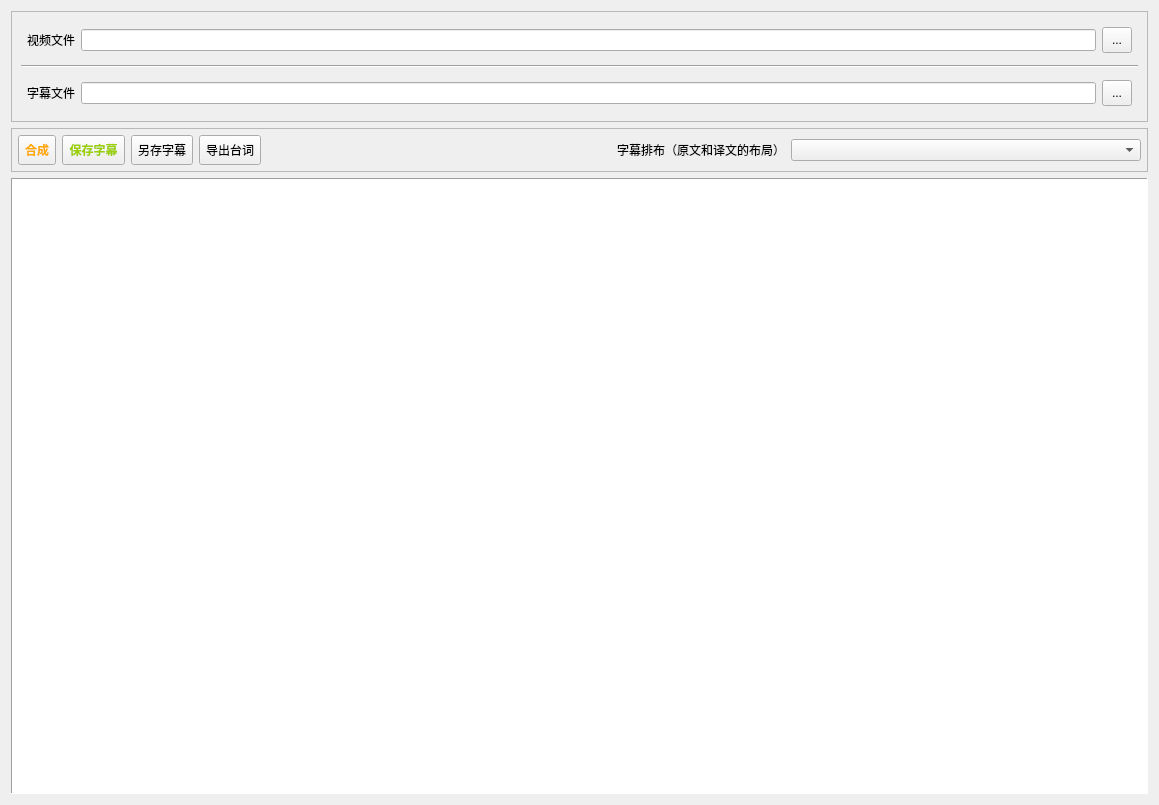
<?xml version="1.0" encoding="UTF-8"?>
<ui version="4.0">
 <class>dlgSubtitleEmbed</class>
 <widget class="QDialog" name="dlgSubtitleEmbed">
  <property name="geometry">
   <rect>
    <x>0</x>
    <y>0</y>
    <width>1159</width>
    <height>805</height>
   </rect>
  </property>
  <property name="windowTitle">
   <string>字幕合成器</string>
  </property>
  <property name="layoutDirection">
   <enum>Qt::LeftToRight</enum>
  </property>
  <layout class="QVBoxLayout" name="verticalLayout_2">
   <item>
    <widget class="QFrame" name="frame">
     <property name="frameShape">
      <enum>QFrame::StyledPanel</enum>
     </property>
     <property name="frameShadow">
      <enum>QFrame::Plain</enum>
     </property>
     <layout class="QVBoxLayout" name="verticalLayout">
      <item>
       <widget class="QFrame" name="freVideo">
        <layout class="QHBoxLayout" name="hlytVideo" stretch="0,0,0">
         <property name="leftMargin">
          <number>6</number>
         </property>
         <property name="topMargin">
          <number>6</number>
         </property>
         <property name="rightMargin">
          <number>6</number>
         </property>
         <property name="bottomMargin">
          <number>6</number>
         </property>
         <item>
          <widget class="QLabel" name="lblVideoFile">
           <property name="text">
            <string>视频文件</string>
           </property>
          </widget>
         </item>
         <item>
          <widget class="QLineEdit" name="edtVideoFile">
           <property name="readOnly">
            <bool>true</bool>
           </property>
          </widget>
         </item>
         <item>
          <widget class="QToolButton" name="btnVideoFile">
           <property name="minimumSize">
            <size>
             <width>30</width>
             <height>26</height>
            </size>
           </property>
           <property name="text">
            <string>...</string>
           </property>
          </widget>
         </item>
        </layout>
       </widget>
      </item>
      <item>
       <widget class="Line" name="line">
        <property name="orientation">
         <enum>Qt::Horizontal</enum>
        </property>
       </widget>
      </item>
      <item>
       <widget class="QFrame" name="freSubtitle">
        <layout class="QHBoxLayout" name="hlytSubtitle" stretch="0,0,0">
         <property name="leftMargin">
          <number>6</number>
         </property>
         <property name="topMargin">
          <number>6</number>
         </property>
         <property name="rightMargin">
          <number>6</number>
         </property>
         <property name="bottomMargin">
          <number>6</number>
         </property>
         <item>
          <widget class="QLabel" name="lblSubtitleFile">
           <property name="text">
            <string>字幕文件</string>
           </property>
          </widget>
         </item>
         <item>
          <widget class="QLineEdit" name="edtSubtitleFile">
           <property name="readOnly">
            <bool>true</bool>
           </property>
          </widget>
         </item>
         <item>
          <widget class="QToolButton" name="btnSubtitleFile">
           <property name="minimumSize">
            <size>
             <width>30</width>
             <height>26</height>
            </size>
           </property>
           <property name="text">
            <string>...</string>
           </property>
          </widget>
         </item>
        </layout>
       </widget>
      </item>
     </layout>
    </widget>
   </item>
   <item>
    <widget class="QFrame" name="freTools">
     <property name="frameShape">
      <enum>QFrame::StyledPanel</enum>
     </property>
     <property name="midLineWidth">
      <number>1</number>
     </property>
     <layout class="QHBoxLayout" name="hlytTool" stretch="0,0,0,0,1,0,1">
      <property name="sizeConstraint">
       <enum>QLayout::SetDefaultConstraint</enum>
      </property>
      <property name="leftMargin">
       <number>6</number>
      </property>
      <property name="topMargin">
       <number>6</number>
      </property>
      <property name="rightMargin">
       <number>6</number>
      </property>
      <property name="bottomMargin">
       <number>6</number>
      </property>
      <item>
       <widget class="QToolButton" name="btnRun">
        <property name="sizePolicy">
         <sizepolicy hsizetype="Fixed" vsizetype="Fixed">
          <horstretch>0</horstretch>
          <verstretch>0</verstretch>
         </sizepolicy>
        </property>
        <property name="minimumSize">
         <size>
          <width>0</width>
          <height>30</height>
         </size>
        </property>
        <property name="font">
         <font>
          <family>宋体</family>
          <pointsize>9</pointsize>
          <bold>true</bold>
         </font>
        </property>
        <property name="toolTipDuration">
         <number>-1</number>
        </property>
        <property name="layoutDirection">
         <enum>Qt::LeftToRight</enum>
        </property>
        <property name="styleSheet">
         <string notr="true">color: rgb(255, 170, 0)</string>
        </property>
        <property name="text">
         <string>合成</string>
        </property>
        <property name="icon">
         <iconset>
          <normaloff>../../resources/images/icons/启动.png</normaloff>../../resources/images/icons/启动.png</iconset>
        </property>
        <property name="autoRepeatInterval">
         <number>100</number>
        </property>
        <property name="popupMode">
         <enum>QToolButton::DelayedPopup</enum>
        </property>
        <property name="toolButtonStyle">
         <enum>Qt::ToolButtonTextBesideIcon</enum>
        </property>
        <property name="autoRaise">
         <bool>false</bool>
        </property>
        <property name="arrowType">
         <enum>Qt::NoArrow</enum>
        </property>
       </widget>
      </item>
      <item>
       <widget class="QToolButton" name="btnSave">
        <property name="sizePolicy">
         <sizepolicy hsizetype="Fixed" vsizetype="Fixed">
          <horstretch>0</horstretch>
          <verstretch>0</verstretch>
         </sizepolicy>
        </property>
        <property name="minimumSize">
         <size>
          <width>0</width>
          <height>30</height>
         </size>
        </property>
        <property name="font">
         <font>
          <family>宋体</family>
          <pointsize>9</pointsize>
          <bold>true</bold>
         </font>
        </property>
        <property name="toolTipDuration">
         <number>-1</number>
        </property>
        <property name="layoutDirection">
         <enum>Qt::LeftToRight</enum>
        </property>
        <property name="styleSheet">
         <string notr="true">color: rgb(155, 207, 0)</string>
        </property>
        <property name="text">
         <string>保存字幕</string>
        </property>
        <property name="icon">
         <iconset>
          <normaloff>../../resources/images/icons/启动.png</normaloff>../../resources/images/icons/启动.png</iconset>
        </property>
        <property name="autoRepeatInterval">
         <number>100</number>
        </property>
        <property name="popupMode">
         <enum>QToolButton::DelayedPopup</enum>
        </property>
        <property name="toolButtonStyle">
         <enum>Qt::ToolButtonTextBesideIcon</enum>
        </property>
        <property name="autoRaise">
         <bool>false</bool>
        </property>
        <property name="arrowType">
         <enum>Qt::NoArrow</enum>
        </property>
       </widget>
      </item>
      <item>
       <widget class="QToolButton" name="btnSaveAs">
        <property name="minimumSize">
         <size>
          <width>0</width>
          <height>30</height>
         </size>
        </property>
        <property name="text">
         <string>另存字幕</string>
        </property>
        <property name="icon">
         <iconset>
          <normaloff>../../../resources/images/icons/另存为.png</normaloff>../../../resources/images/icons/另存为.png</iconset>
        </property>
        <property name="toolButtonStyle">
         <enum>Qt::ToolButtonTextBesideIcon</enum>
        </property>
       </widget>
      </item>
      <item>
       <widget class="QToolButton" name="btnExport">
        <property name="minimumSize">
         <size>
          <width>0</width>
          <height>30</height>
         </size>
        </property>
        <property name="text">
         <string>导出台词</string>
        </property>
        <property name="icon">
         <iconset>
          <normaloff>../../../resources/images/icons/导出.png</normaloff>../../../resources/images/icons/导出.png</iconset>
        </property>
        <property name="toolButtonStyle">
         <enum>Qt::ToolButtonTextBesideIcon</enum>
        </property>
       </widget>
      </item>
      <item>
       <spacer name="horizontalSpacer">
        <property name="orientation">
         <enum>Qt::Horizontal</enum>
        </property>
        <property name="sizeHint" stdset="0">
         <size>
          <width>40</width>
          <height>20</height>
         </size>
        </property>
       </spacer>
      </item>
      <item>
       <widget class="QLabel" name="lblSubtitleLayout">
        <property name="text">
         <string>字幕排布（原文和译文的布局）</string>
        </property>
       </widget>
      </item>
      <item>
       <widget class="QComboBox" name="cbbSubtitleLayout"/>
      </item>
     </layout>
    </widget>
   </item>
   <item>
    <widget class="QTableView" name="tbvSubtitle">
     <property name="sizePolicy">
      <sizepolicy hsizetype="Expanding" vsizetype="Expanding">
       <horstretch>0</horstretch>
       <verstretch>0</verstretch>
      </sizepolicy>
     </property>
     <property name="baseSize">
      <size>
       <width>0</width>
       <height>0</height>
      </size>
     </property>
     <property name="styleSheet">
      <string notr="true"/>
     </property>
     <property name="frameShape">
      <enum>QFrame::Panel</enum>
     </property>
    </widget>
   </item>
  </layout>
 </widget>
 <resources/>
 <connections/>
</ui>
